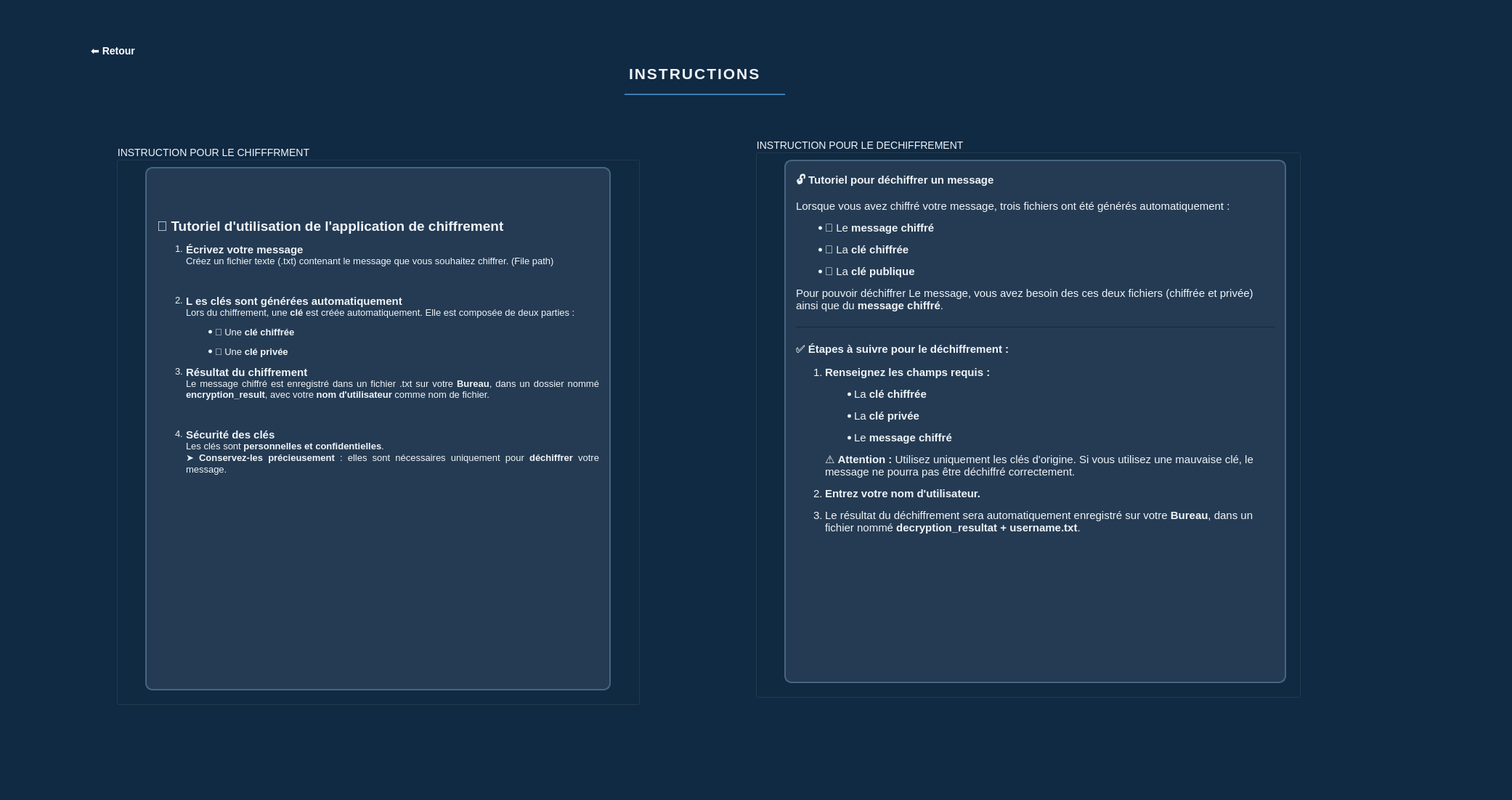
<?xml version="1.0" encoding="UTF-8"?>
<ui version="4.0">
 <class>Form</class>
 <widget class="QWidget" name="Form">
  <property name="geometry">
   <rect>
    <x>0</x>
    <y>0</y>
    <width>2082</width>
    <height>1102</height>
   </rect>
  </property>
  <property name="windowTitle">
   <string>Form</string>
  </property>
  <property name="styleSheet">
   <string notr="true">/* Fond général */
QWidget {
    background-color: #102a43;
    color: #f0f4f8;
    font-family: &quot;Segoe UI&quot;, &quot;Arial&quot;, sans-serif;
    font-size: 14px;
}

/* TextBrowser (les deux champs de texte) */
QTextBrowser {
    background-color: #243b53;
    color: #f0f4f8;
    border: 2px solid #486581;
    border-radius: 10px;
    padding: 10px;
}

/* Bouton Accueil */
QPushButton {
	background-color: #102a43;
    color: #ffffff;
    border: none;
    border-radius: 8px;
    padding: 8px 16px;
    font-weight: bold;
}

QPushButton:hover {
    background-color: #5fa8d3;
}

QPushButton:pressed {
    background-color: #2c699a;
}
</string>
  </property>
  <widget class="QPushButton" name="btn_retour">
   <property name="geometry">
    <rect>
     <x>80</x>
     <y>50</y>
     <width>151</width>
     <height>41</height>
    </rect>
   </property>
   <property name="text">
    <string>⬅ Retour</string>
   </property>
  </widget>
  <widget class="QLabel" name="titreInstruction">
   <property name="geometry">
    <rect>
     <x>860</x>
     <y>80</y>
     <width>221</width>
     <height>61</height>
    </rect>
   </property>
   <property name="styleSheet">
    <string notr="true">QLabel#titreInstruction {
    color: #f0f4f8;
    font-size: 24px;
    font-weight: bold;
    letter-spacing: 2px;
    border-bottom: 2px solid #3e7cb1;
    padding-bottom: 5px;
    margin-bottom: 10px;
}</string>
   </property>
   <property name="text">
    <string>&lt;html&gt;&lt;head/&gt;&lt;body&gt;&lt;p&gt;&lt;span style=&quot; font-size:16pt;&quot;&gt;INSTRUCTIONS&lt;/span&gt;&lt;/p&gt;&lt;/body&gt;&lt;/html&gt;</string>
   </property>
  </widget>
  <widget class="QGroupBox" name="groupBox">
   <property name="geometry">
    <rect>
     <x>160</x>
     <y>200</y>
     <width>721</width>
     <height>771</height>
    </rect>
   </property>
   <property name="title">
    <string>INSTRUCTION POUR LE CHIFFFRMENT</string>
   </property>
   <widget class="QTextBrowser" name="textBrowser">
    <property name="geometry">
     <rect>
      <x>40</x>
      <y>30</y>
      <width>641</width>
      <height>721</height>
     </rect>
    </property>
    <property name="toolTipDuration">
     <number>0</number>
    </property>
    <property name="frameShape">
     <enum>QFrame::Box</enum>
    </property>
    <property name="frameShadow">
     <enum>QFrame::Plain</enum>
    </property>
    <property name="lineWidth">
     <number>0</number>
    </property>
    <property name="html">
     <string>&lt;!DOCTYPE HTML PUBLIC &quot;-//W3C//DTD HTML 4.0//EN&quot; &quot;http://www.w3.org/TR/REC-html40/strict.dtd&quot;&gt;
&lt;html&gt;&lt;head&gt;&lt;meta name=&quot;qrichtext&quot; content=&quot;1&quot; /&gt;&lt;style type=&quot;text/css&quot;&gt;
p, li { white-space: pre-wrap; }
&lt;/style&gt;&lt;/head&gt;&lt;body style=&quot; font-family:'Segoe UI,Arial,sans-serif'; font-size:14px; font-weight:400; font-style:normal;&quot;&gt;
&lt;p align=&quot;justify&quot; style=&quot;-qt-paragraph-type:empty; margin-top:14px; margin-bottom:12px; margin-left:0px; margin-right:0px; -qt-block-indent:0; text-indent:0px; font-family:'MS Shell Dlg 2'; font-size:8pt;&quot;&gt;&lt;br /&gt;&lt;/p&gt;
&lt;p align=&quot;justify&quot; style=&quot;-qt-paragraph-type:empty; margin-top:14px; margin-bottom:12px; margin-left:0px; margin-right:0px; -qt-block-indent:0; text-indent:0px; font-family:'MS Shell Dlg 2'; font-size:8pt;&quot;&gt;&lt;br /&gt;&lt;/p&gt;
&lt;p align=&quot;justify&quot; style=&quot; margin-top:14px; margin-bottom:12px; margin-left:0px; margin-right:0px; -qt-block-indent:0; text-indent:0px;&quot;&gt;&lt;span style=&quot; font-family:'MS Shell Dlg 2'; font-size:14pt; font-weight:600;&quot;&gt;📄 Tutoriel d'utilisation de l'application de chiffrement&lt;/span&gt;&lt;/p&gt;
&lt;ol style=&quot;margin-top: 0px; margin-bottom: 0px; margin-left: 0px; margin-right: 0px; -qt-list-indent: 1;&quot;&gt;&lt;li style=&quot; font-family:'MS Shell Dlg 2'; font-size:10pt;&quot; align=&quot;justify&quot; style=&quot; margin-top:12px; margin-bottom:12px; margin-left:0px; margin-right:0px; -qt-block-indent:0; text-indent:0px;&quot;&gt;&lt;span style=&quot; font-size:11pt; font-weight:600;&quot;&gt;Écrivez votre message&lt;/span&gt;&lt;span style=&quot; font-size:14px;&quot;&gt;&lt;br /&gt;Créez un fichier texte (&lt;/span&gt;&lt;span style=&quot; font-family:'Courier New'; font-size:14px;&quot;&gt;.txt&lt;/span&gt;&lt;span style=&quot; font-size:14px;&quot;&gt;) contenant le message que vous souhaitez chiffrer. (File path)&lt;/span&gt;&lt;/li&gt;
&lt;p align=&quot;justify&quot; style=&quot;-qt-paragraph-type:empty; margin-top:12px; margin-bottom:12px; margin-left:0px; margin-right:0px; -qt-block-indent:0; text-indent:0px; font-family:'MS Shell Dlg 2'; font-size:10pt;&quot;&gt;&lt;br /&gt;&lt;/p&gt;
&lt;li style=&quot; font-family:'MS Shell Dlg 2'; font-size:10pt;&quot; align=&quot;justify&quot; style=&quot; margin-top:12px; margin-bottom:12px; margin-left:0px; margin-right:0px; -qt-block-indent:0; text-indent:0px;&quot;&gt;&lt;span style=&quot; font-size:11pt; font-weight:600;&quot;&gt;L es clés sont générées automatiquement&lt;/span&gt;&lt;span style=&quot; font-size:14px;&quot;&gt;&lt;br /&gt;Lors du chiffrement, une &lt;/span&gt;&lt;span style=&quot; font-size:14px; font-weight:600;&quot;&gt;clé&lt;/span&gt;&lt;span style=&quot; font-size:14px;&quot;&gt; est créée automatiquement. Elle est composée de deux parties :&lt;/span&gt;&lt;/li&gt;
&lt;ul style=&quot;margin-top: 0px; margin-bottom: 0px; margin-left: 0px; margin-right: 0px; -qt-list-indent: 2;&quot;&gt;&lt;li style=&quot; font-family:'MS Shell Dlg 2'; font-size:10pt;&quot; align=&quot;justify&quot; style=&quot; margin-top:12px; margin-bottom:12px; margin-left:0px; margin-right:0px; -qt-block-indent:0; text-indent:0px;&quot;&gt;&lt;span style=&quot; font-size:14px;&quot;&gt;🔐 Une &lt;/span&gt;&lt;span style=&quot; font-size:14px; font-weight:600;&quot;&gt;clé chiffrée&lt;/span&gt;&lt;/li&gt;
&lt;li style=&quot; font-family:'MS Shell Dlg 2'; font-size:10pt;&quot; align=&quot;justify&quot; style=&quot; margin-top:12px; margin-bottom:12px; margin-left:0px; margin-right:0px; -qt-block-indent:0; text-indent:0px;&quot;&gt;&lt;span style=&quot; font-size:14px;&quot;&gt;🔑 Une &lt;/span&gt;&lt;span style=&quot; font-size:14px; font-weight:600;&quot;&gt;clé privée&lt;/span&gt;&lt;/li&gt;&lt;/ul&gt;
&lt;li style=&quot; font-family:'MS Shell Dlg 2'; font-size:10pt;&quot; align=&quot;justify&quot; style=&quot; margin-top:12px; margin-bottom:12px; margin-left:0px; margin-right:0px; -qt-block-indent:0; text-indent:0px;&quot;&gt;&lt;span style=&quot; font-size:11pt; font-weight:600;&quot;&gt;Résultat du chiffrement&lt;/span&gt;&lt;span style=&quot; font-size:14px;&quot;&gt;&lt;br /&gt;Le message chiffré est enregistré dans un fichier &lt;/span&gt;&lt;span style=&quot; font-family:'Courier New'; font-size:14px;&quot;&gt;.txt&lt;/span&gt;&lt;span style=&quot; font-size:14px;&quot;&gt; sur votre &lt;/span&gt;&lt;span style=&quot; font-size:14px; font-weight:600;&quot;&gt;Bureau&lt;/span&gt;&lt;span style=&quot; font-size:14px;&quot;&gt;, dans un dossier nommé &lt;/span&gt;&lt;span style=&quot; font-family:'Courier New'; font-size:14px; font-weight:600;&quot;&gt;encryption_result&lt;/span&gt;&lt;span style=&quot; font-size:14px;&quot;&gt;, avec votre &lt;/span&gt;&lt;span style=&quot; font-size:14px; font-weight:600;&quot;&gt;nom d'utilisateur&lt;/span&gt;&lt;span style=&quot; font-size:14px;&quot;&gt; comme nom de fichier.&lt;/span&gt;&lt;/li&gt;
&lt;p align=&quot;justify&quot; style=&quot;-qt-paragraph-type:empty; margin-top:12px; margin-bottom:12px; margin-left:0px; margin-right:0px; -qt-block-indent:1; text-indent:0px; font-family:'MS Shell Dlg 2'; font-size:10pt;&quot;&gt;&lt;br /&gt;&lt;/p&gt;
&lt;li style=&quot; font-family:'MS Shell Dlg 2'; font-size:10pt;&quot; align=&quot;justify&quot; style=&quot; margin-top:12px; margin-bottom:12px; margin-left:0px; margin-right:0px; -qt-block-indent:0; text-indent:0px;&quot;&gt;&lt;span style=&quot; font-size:11pt; font-weight:600;&quot;&gt;Sécurité des clés&lt;/span&gt;&lt;span style=&quot; font-size:14px;&quot;&gt;&lt;br /&gt;Les clés sont &lt;/span&gt;&lt;span style=&quot; font-size:14px; font-weight:600;&quot;&gt;personnelles et confidentielles&lt;/span&gt;&lt;span style=&quot; font-size:14px;&quot;&gt;.&lt;br /&gt;➤ &lt;/span&gt;&lt;span style=&quot; font-size:14px; font-weight:600;&quot;&gt;Conservez-les précieusement&lt;/span&gt;&lt;span style=&quot; font-size:14px;&quot;&gt; : elles sont nécessaires uniquement pour &lt;/span&gt;&lt;span style=&quot; font-size:14px; font-weight:600;&quot;&gt;déchiffrer&lt;/span&gt;&lt;span style=&quot; font-size:14px;&quot;&gt; votre message.&lt;/span&gt;&lt;/li&gt;&lt;/ol&gt;&lt;/body&gt;&lt;/html&gt;</string>
    </property>
   </widget>
  </widget>
  <widget class="QGroupBox" name="groupBox_2">
   <property name="geometry">
    <rect>
     <x>1040</x>
     <y>190</y>
     <width>751</width>
     <height>771</height>
    </rect>
   </property>
   <property name="title">
    <string>INSTRUCTION POUR LE DECHIFFREMENT </string>
   </property>
   <widget class="QTextBrowser" name="textBrowser_2">
    <property name="geometry">
     <rect>
      <x>40</x>
      <y>30</y>
      <width>691</width>
      <height>721</height>
     </rect>
    </property>
    <property name="toolTipDuration">
     <number>0</number>
    </property>
    <property name="frameShape">
     <enum>QFrame::NoFrame</enum>
    </property>
    <property name="frameShadow">
     <enum>QFrame::Plain</enum>
    </property>
    <property name="lineWidth">
     <number>0</number>
    </property>
    <property name="html">
     <string>&lt;!DOCTYPE HTML PUBLIC &quot;-//W3C//DTD HTML 4.0//EN&quot; &quot;http://www.w3.org/TR/REC-html40/strict.dtd&quot;&gt;
&lt;html&gt;&lt;head&gt;&lt;meta name=&quot;qrichtext&quot; content=&quot;1&quot; /&gt;&lt;style type=&quot;text/css&quot;&gt;
p, li { white-space: pre-wrap; }
&lt;/style&gt;&lt;/head&gt;&lt;body style=&quot; font-family:'Segoe UI,Arial,sans-serif'; font-size:14px; font-weight:400; font-style:normal;&quot;&gt;
&lt;p style=&quot; margin-top:14px; margin-bottom:12px; margin-left:0px; margin-right:0px; -qt-block-indent:0; text-indent:0px;&quot;&gt;&lt;span style=&quot; font-family:'MS Shell Dlg 2'; font-size:11pt; font-weight:600;&quot;&gt;🔓 Tutoriel pour déchiffrer un message&lt;/span&gt;&lt;/p&gt;
&lt;p style=&quot; margin-top:12px; margin-bottom:12px; margin-left:0px; margin-right:0px; -qt-block-indent:0; text-indent:0px;&quot;&gt;&lt;span style=&quot; font-family:'MS Shell Dlg 2'; font-size:11pt;&quot;&gt;Lorsque vous avez chiffré votre message, trois fichiers ont été générés automatiquement :&lt;/span&gt;&lt;/p&gt;
&lt;ul style=&quot;margin-top: 0px; margin-bottom: 0px; margin-left: 0px; margin-right: 0px; -qt-list-indent: 1;&quot;&gt;&lt;li style=&quot; font-family:'MS Shell Dlg 2'; font-size:11pt;&quot; style=&quot; margin-top:12px; margin-bottom:12px; margin-left:0px; margin-right:0px; -qt-block-indent:0; text-indent:0px;&quot;&gt;&lt;span style=&quot; font-size:14px;&quot;&gt;📄 Le &lt;/span&gt;&lt;span style=&quot; font-size:14px; font-weight:600;&quot;&gt;message chiffré&lt;/span&gt;&lt;/li&gt;
&lt;li style=&quot; font-family:'MS Shell Dlg 2'; font-size:11pt;&quot; style=&quot; margin-top:12px; margin-bottom:12px; margin-left:0px; margin-right:0px; -qt-block-indent:0; text-indent:0px;&quot;&gt;&lt;span style=&quot; font-size:14px;&quot;&gt;🔐 La &lt;/span&gt;&lt;span style=&quot; font-size:14px; font-weight:600;&quot;&gt;clé chiffrée&lt;/span&gt;&lt;/li&gt;
&lt;li style=&quot; font-family:'MS Shell Dlg 2'; font-size:11pt;&quot; style=&quot; margin-top:12px; margin-bottom:12px; margin-left:0px; margin-right:0px; -qt-block-indent:0; text-indent:0px;&quot;&gt;&lt;span style=&quot; font-size:14px;&quot;&gt;🔑 La &lt;/span&gt;&lt;span style=&quot; font-size:14px; font-weight:600;&quot;&gt;clé publique&lt;/span&gt;&lt;/li&gt;&lt;/ul&gt;
&lt;p style=&quot; margin-top:12px; margin-bottom:12px; margin-left:0px; margin-right:0px; -qt-block-indent:0; text-indent:0px;&quot;&gt;&lt;span style=&quot; font-family:'MS Shell Dlg 2'; font-size:11pt;&quot;&gt;Pour pouvoir déchiffrer Le message, vous avez besoin des ces deux&lt;/span&gt;&lt;span style=&quot; font-family:'MS Shell Dlg 2'; font-size:11pt; font-weight:600;&quot;&gt; &lt;/span&gt;&lt;span style=&quot; font-family:'MS Shell Dlg 2'; font-size:11pt;&quot;&gt;fichiers (chiffrée et privée) ainsi que du &lt;/span&gt;&lt;span style=&quot; font-family:'MS Shell Dlg 2'; font-size:11pt; font-weight:600;&quot;&gt;message chiffré&lt;/span&gt;&lt;span style=&quot; font-family:'MS Shell Dlg 2'; font-size:11pt;&quot;&gt;.&lt;/span&gt;&lt;/p&gt;
&lt;hr /&gt;
&lt;p style=&quot; margin-top:14px; margin-bottom:12px; margin-left:0px; margin-right:0px; -qt-block-indent:0; text-indent:0px;&quot;&gt;&lt;span style=&quot; font-family:'MS Shell Dlg 2'; font-size:11pt; font-weight:600;&quot;&gt;✅ Étapes à suivre pour le déchiffrement :&lt;/span&gt;&lt;/p&gt;
&lt;ol style=&quot;margin-top: 0px; margin-bottom: 0px; margin-left: 0px; margin-right: 0px; -qt-list-indent: 1;&quot;&gt;&lt;li style=&quot; font-family:'MS Shell Dlg 2'; font-size:11pt;&quot; style=&quot; margin-top:12px; margin-bottom:12px; margin-left:0px; margin-right:0px; -qt-block-indent:0; text-indent:0px;&quot;&gt;&lt;span style=&quot; font-size:14px; font-weight:600;&quot;&gt;Renseignez les champs requis :&lt;/span&gt;&lt;/li&gt;
&lt;ul style=&quot;margin-top: 0px; margin-bottom: 0px; margin-left: 0px; margin-right: 0px; -qt-list-indent: 2;&quot;&gt;&lt;li style=&quot; font-family:'MS Shell Dlg 2'; font-size:11pt;&quot; style=&quot; margin-top:12px; margin-bottom:12px; margin-left:0px; margin-right:0px; -qt-block-indent:0; text-indent:0px;&quot;&gt;&lt;span style=&quot; font-size:14px;&quot;&gt;La &lt;/span&gt;&lt;span style=&quot; font-size:14px; font-weight:600;&quot;&gt;clé chiffrée &lt;/span&gt;&lt;/li&gt;
&lt;li style=&quot; font-family:'MS Shell Dlg 2'; font-size:11pt;&quot; style=&quot; margin-top:12px; margin-bottom:12px; margin-left:0px; margin-right:0px; -qt-block-indent:0; text-indent:0px;&quot;&gt;&lt;span style=&quot; font-size:14px;&quot;&gt;La &lt;/span&gt;&lt;span style=&quot; font-size:14px; font-weight:600;&quot;&gt;clé privée &lt;/span&gt;&lt;/li&gt;
&lt;li style=&quot; font-family:'MS Shell Dlg 2'; font-size:11pt;&quot; style=&quot; margin-top:12px; margin-bottom:12px; margin-left:0px; margin-right:0px; -qt-block-indent:0; text-indent:0px;&quot;&gt;&lt;span style=&quot; font-size:14px;&quot;&gt;Le &lt;/span&gt;&lt;span style=&quot; font-size:14px; font-weight:600;&quot;&gt;message chiffré&lt;/span&gt;&lt;/li&gt;&lt;/ul&gt;
&lt;p style=&quot; margin-top:12px; margin-bottom:12px; margin-left:0px; margin-right:0px; -qt-block-indent:1; text-indent:0px;&quot;&gt;&lt;span style=&quot; font-family:'MS Shell Dlg 2'; font-size:11pt;&quot;&gt;⚠️ &lt;/span&gt;&lt;span style=&quot; font-family:'MS Shell Dlg 2'; font-size:11pt; font-weight:600;&quot;&gt;Attention :&lt;/span&gt;&lt;span style=&quot; font-family:'MS Shell Dlg 2'; font-size:11pt;&quot;&gt; Utilisez uniquement les clés d'origine. Si vous utilisez une mauvaise clé, le message ne pourra pas être déchiffré correctement.&lt;/span&gt;&lt;/p&gt;
&lt;li style=&quot; font-family:'MS Shell Dlg 2'; font-size:11pt;&quot; style=&quot; margin-top:12px; margin-bottom:12px; margin-left:0px; margin-right:0px; -qt-block-indent:0; text-indent:0px;&quot;&gt;&lt;span style=&quot; font-size:14px; font-weight:600;&quot;&gt;Entrez votre nom d'utilisateur.&lt;/span&gt;&lt;/li&gt;
&lt;li style=&quot; font-family:'MS Shell Dlg 2'; font-size:11pt;&quot; style=&quot; margin-top:12px; margin-bottom:12px; margin-left:0px; margin-right:0px; -qt-block-indent:0; text-indent:0px;&quot;&gt;&lt;span style=&quot; font-size:14px;&quot;&gt;Le résultat du déchiffrement sera automatiquement enregistré sur votre &lt;/span&gt;&lt;span style=&quot; font-size:14px; font-weight:600;&quot;&gt;Bureau&lt;/span&gt;&lt;span style=&quot; font-size:14px;&quot;&gt;, dans un fichier nommé &lt;/span&gt;&lt;span style=&quot; font-family:'Courier New'; font-size:14px; font-weight:600;&quot;&gt;decryption_resultat + username.txt&lt;/span&gt;&lt;span style=&quot; font-size:14px;&quot;&gt;.&lt;/span&gt;&lt;/li&gt;&lt;/ol&gt;&lt;/body&gt;&lt;/html&gt;</string>
    </property>
   </widget>
  </widget>
 </widget>
 <resources/>
 <connections/>
</ui>
